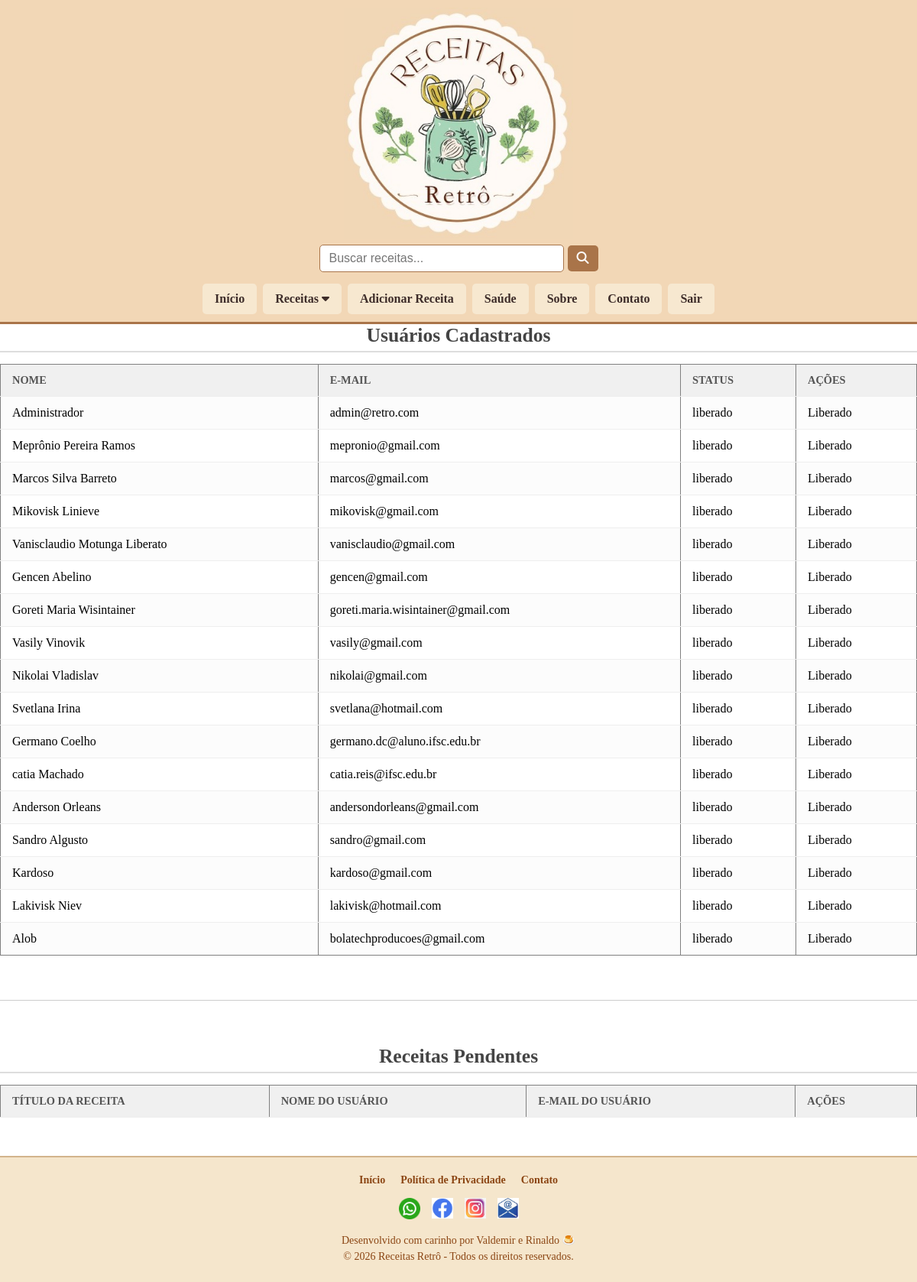
Page /admin/dashboard.php (signed in) on the committed database.
### tables this page shows
CREATE TABLE `usuarios` (
  `id` int(11) NOT NULL,
  `nome` varchar(100) NOT NULL,
  `email` varchar(100) NOT NULL,
  `telefone` varchar(20) DEFAULT NULL,
  `senha` varchar(255) NOT NULL,
  `tipo` enum('usuario','admin') DEFAULT 'usuario',
  `ativo` tinyint(1) DEFAULT '0',
  `criado_em` timestamp NULL DEFAULT CURRENT_TIMESTAMP,
  `status` varchar(20) DEFAULT 'pendente'
);

### admin/dashboard.php (the view, shortened to what this page needs)
<?php
require_once '../includes/conexao.php';
include_once('../includes/header.php');
$resultado_usuarios = $conn->query("SELECT id, nome, email, status FROM usuarios ORDER BY status DESC");
?>
<!DOCTYPE html>
<html lang="pt-br">
<head>
    <link rel="stylesheet" href="../assets/css/style.css">
    <link rel="stylesheet" href="../assets/css/dashboard.css">
</head>
<body class="pagina-dashboard">
    <h2>Usuários Cadastrados</h2>
    <table border="1" cellpadding="10">
        <tr>
            <th>Nome</th>
            <th>E-mail</th>
            <th>Status</th>
            <th>Ações</th>
        </tr>
        <?php while ($usuario = $resultado_usuarios->fetch_assoc()) { ?>
            <tr>
                <td><?= htmlspecialchars($usuario['nome']) ?></td>
                <td><?= htmlspecialchars($usuario['email']) ?></td>
                <td><?= $usuario['status'] ?></td>
                <td>
                    <?php if ($usuario['status'] == 'pendente') { ?>
                        <a href="?liberar_id=<?= $usuario['id'] ?>" onclick="return confirm('Deseja liberar este usuário?')">Liberar</a>
                    <?php } else { ?>
                        Liberado
                    <?php } ?>
                </td>
            </tr>
        <?php } ?>
    </table>
    <br><hr><br>
    <h2>Receitas Pendentes</h2>
    <table border="1" cellpadding="10">
        <tr>
            <th>Título da Receita</th>
            <th>Nome do Usuário</th>
            <th>E-mail do Usuário</th>
            <th>Ações</th>
        </tr>
    </table>
    </body>
<?php include_once('../includes/footer.php'); ?>

### assets/css/dashboard.css (style rules this page uses)
* { margin: 0; padding: 0; box-sizing: border-box; }
h2 { margin-bottom: 15px; color: #444; border-bottom: 2px solid #ddd; padding-bottom: 5px; font-size: 1.6em; text-align: center; padding-left: 0; padding-right: 0; }
table { width: 100%; min-width: 600px; border-collapse: collapse; background-color: transparent; box-shadow: none; border-radius: 0; margin: 0; }
th, td { text-align: left; padding: 12px 15px; border-bottom: 1px solid #eee; white-space: nowrap; }
th { background-color: #f0f0f0; color: #555; font-weight: bold; text-transform: uppercase; font-size: 0.9em; }
tr:nth-child(even) { background-color: #fcfcfc; }
tr:last-child td { border-bottom: none; }
hr { border: none; border-top: 1px solid #ccc; margin: 40px 0; }

### rows in the picture
usuarios: nome "Administrador", email "admin@retro.com", status "liberado", shows "Liberado"
usuarios: nome "Meprônio Pereira Ramos", email "mepronio@gmail.com", status "liberado", shows "Liberado"
usuarios: nome "Marcos Silva Barreto", email "marcos@gmail.com", status "liberado", shows "Liberado"
usuarios: nome "Mikovisk Linieve", email "mikovisk@gmail.com", status "liberado", shows "Liberado"
usuarios: nome "Vanisclaudio Motunga Liberato", email "vanisclaudio@gmail.com", status "liberado", shows "Liberado"
usuarios: nome "Gencen Abelino", email "gencen@gmail.com", status "liberado", shows "Liberado"
usuarios: nome "Goreti Maria Wisintainer", email "goreti.maria.wisintainer@gmail.com", status "liberado", shows "Liberado"
usuarios: nome "Vasily Vinovik", email "vasily@gmail.com", status "liberado", shows "Liberado"
usuarios: nome "Nikolai Vladislav", email "nikolai@gmail.com", status "liberado", shows "Liberado"
usuarios: nome "Svetlana Irina", email "svetlana@hotmail.com", status "liberado", shows "Liberado"
usuarios: nome "Germano Coelho", email "germano.dc@aluno.ifsc.edu.br", status "liberado", shows "Liberado"
usuarios: nome "catia Machado", email "catia.reis@ifsc.edu.br", status "liberado", shows "Liberado"
usuarios: nome "Anderson Orleans", email "andersondorleans@gmail.com", status "liberado", shows "Liberado"
usuarios: nome "Sandro Algusto", email "sandro@gmail.com", status "liberado", shows "Liberado"
usuarios: nome "Kardoso", email "kardoso@gmail.com", status "liberado", shows "Liberado"
usuarios: nome "Lakivisk Niev", email "lakivisk@hotmail.com", status "liberado", shows "Liberado"
usuarios: nome "Alob", email "bolatechproducoes@gmail.com", status "liberado", shows "Liberado"
